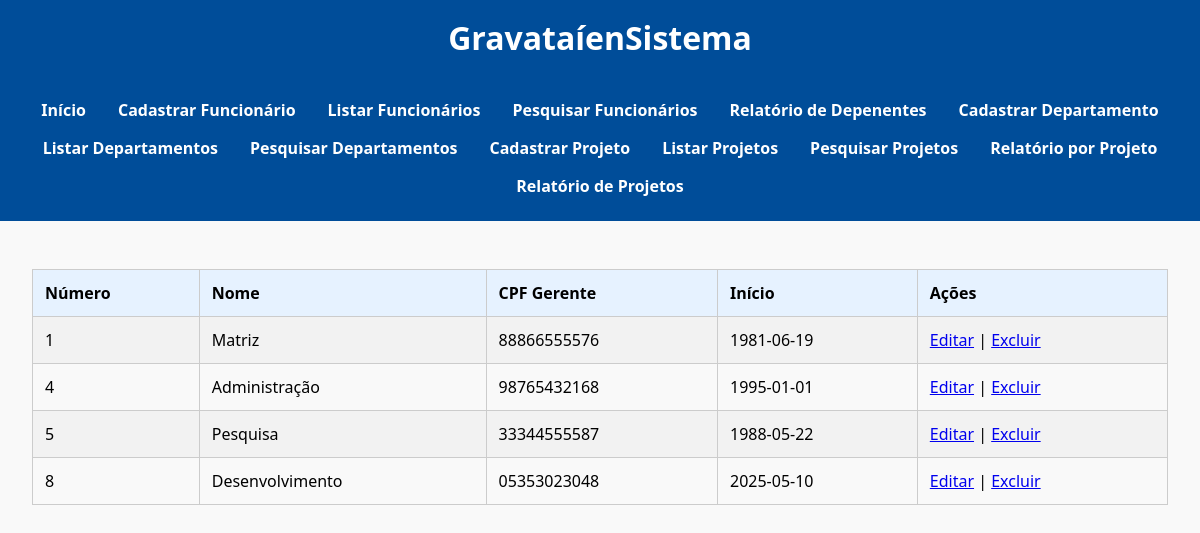
The app's page /lista_departamento.php with its own data.
### tables this page shows
CREATE TABLE `departamento` (
  `Dnome` varchar(100) DEFAULT NULL,
  `Dnumero` int(11) NOT NULL,
  `Cpf_gerente` varchar(11) DEFAULT NULL,
  `Data_inicio_gerente` date DEFAULT NULL
);

### lista_departamento.php (the view)
<?php
include("conexao.php");
include('header.php');
$result = $conn->query("SELECT * FROM DEPARTAMENTO");
echo "<table border='1'>
<tr><th>Número</th><th>Nome</th><th>CPF Gerente</th><th>Início</th><th>Ações</th></tr>";
while ($row = $result->fetch_assoc()) {
    echo "<tr>
        <td>{$row['Dnumero']}</td>
        <td>{$row['Dnome']}</td>
        <td>{$row['Cpf_gerente']}</td>
        <td>{$row['Data_inicio_gerente']}</td>
        <td>
            <a href='editar_departamento.php?dnumero={$row['Dnumero']}'>Editar</a> |
            <a href='excluir_departamento.php?dnumero={$row['Dnumero']}' onclick='return confirm(\"Deseja excluir? Não há volta!!!\")'>Excluir</a>
        </td>
    </tr>";
}
echo "</table>";

### style.css (style rules this page uses)
body { font-family: 'Segoe UI', Tahoma, Geneva, Verdana, sans-serif; margin: 0; background-color: #f9f9f9; }
table { width: 100%; border-collapse: collapse; margin-top: 1rem; }
table, th, td { border: 1px solid #ccc; }
th, td { padding: 0.75rem; text-align: left; }
th { background-color: #e6f2ff; }
tr:nth-child(even) { background-color: #f2f2f2; }

### records on screen
departamento: Dnumero "1", Dnome "Matriz", Cpf_gerente "88866555576", Data_inicio_gerente "1981-06-19"
departamento: Dnumero "4", Dnome "Administração", Cpf_gerente "98765432168", Data_inicio_gerente "1995-01-01"
departamento: Dnumero "5", Dnome "Pesquisa", Cpf_gerente "33344555587", Data_inicio_gerente "1988-05-22"
departamento: Dnumero "8", Dnome "Desenvolvimento", Cpf_gerente "05353023048", Data_inicio_gerente "2025-05-10"
